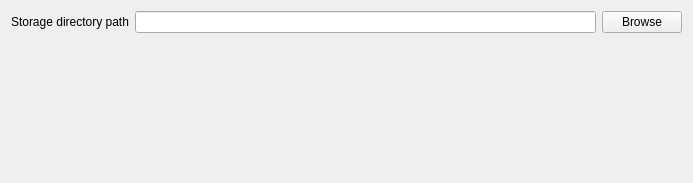
<?xml version="1.0" encoding="UTF-8"?>
<ui version="4.0">
 <class>FilesystemStorageSettings</class>
 <widget class="QWidget" name="FilesystemStorageSettings">
  <property name="geometry">
   <rect>
    <x>0</x>
    <y>0</y>
    <width>693</width>
    <height>183</height>
   </rect>
  </property>
  <property name="windowTitle">
   <string>Form</string>
  </property>
  <layout class="QVBoxLayout" name="verticalLayout">
   <item>
    <layout class="QHBoxLayout" name="horizontalLayout" stretch="0,1,0">
     <item>
      <widget class="QLabel" name="label">
       <property name="text">
        <string>Storage directory path</string>
       </property>
      </widget>
     </item>
     <item>
      <widget class="QLineEdit" name="kcfg_lineEditDirPath"/>
     </item>
     <item>
      <widget class="QPushButton" name="pushButtonBrowse">
       <property name="text">
        <string>Browse</string>
       </property>
      </widget>
     </item>
    </layout>
   </item>
   <item>
    <spacer name="verticalSpacer">
     <property name="orientation">
      <enum>Qt::Vertical</enum>
     </property>
     <property name="sizeHint" stdset="0">
      <size>
       <width>20</width>
       <height>131</height>
      </size>
     </property>
    </spacer>
   </item>
  </layout>
 </widget>
 <resources/>
 <connections/>
</ui>
